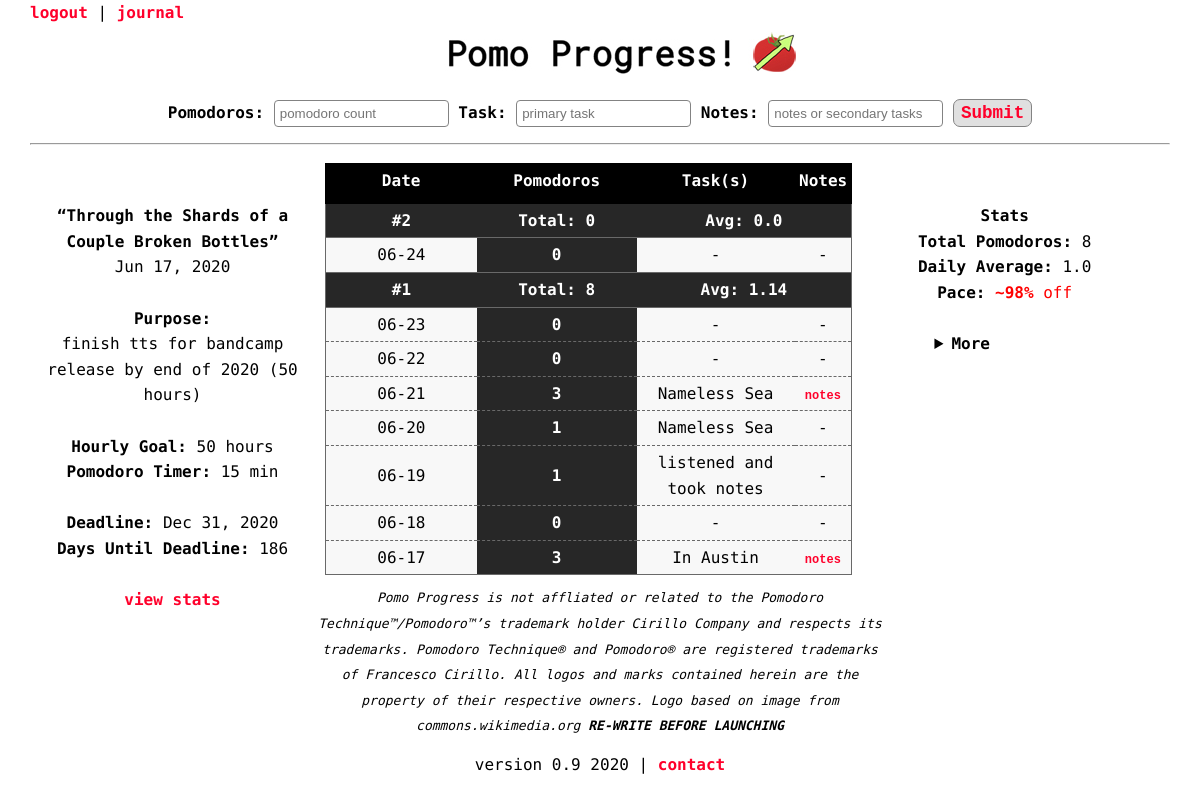
The page /home (signed in) on the database as committed earlier.
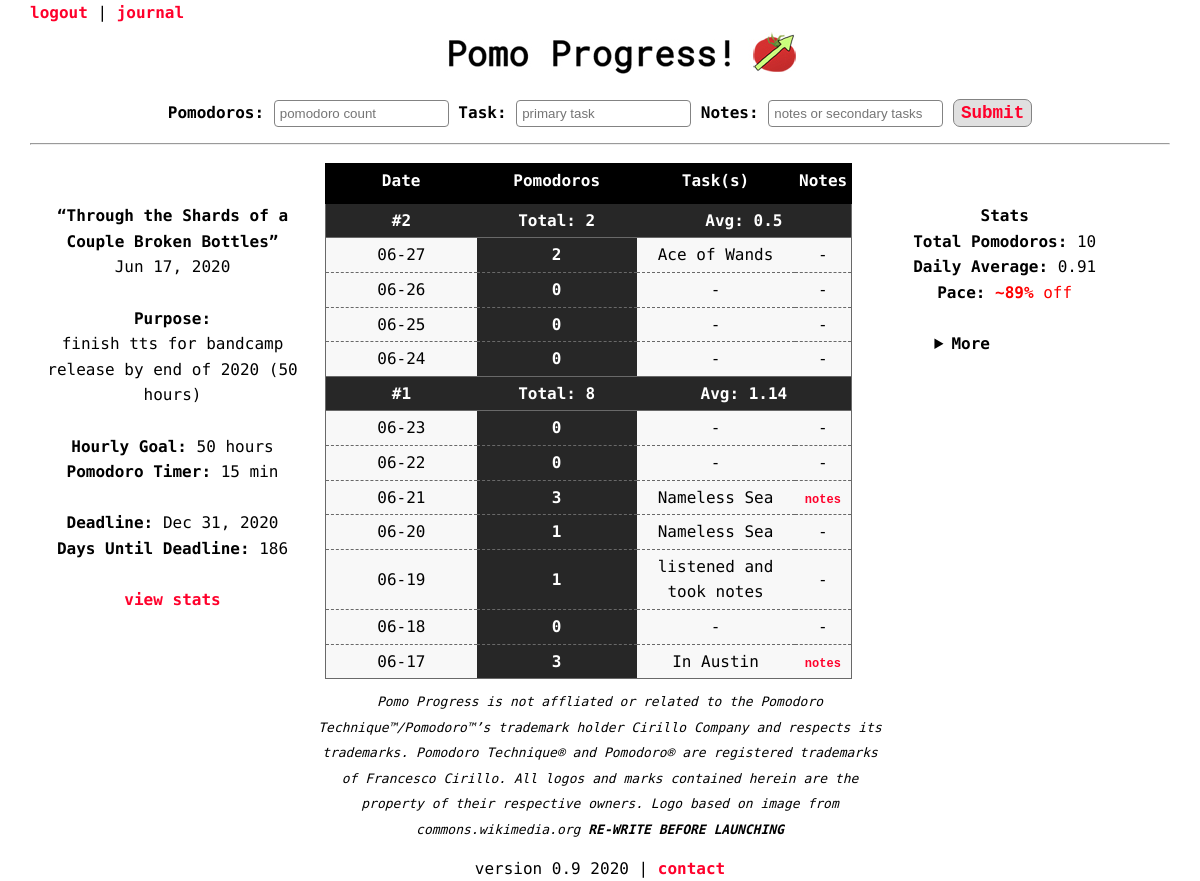
The same page on the database as committed later.
### tables this page shows
CREATE TABLE daily_history (submit_id INTEGER PRIMARY KEY AUTOINCREMENT NOT NULL, table_id INTEGER REFERENCES tables (id) NOT NULL, date TEXT, display_date TEXT, tomato_count INTEGER, task TEXT, notes TEXT);

### app.py (the view)
@app.route('/home', methods=["GET","POST"])
def home():
    if request.method == "POST":
        db = SQL("sqlite:///pomodoro.db")
        date_check = db.execute("SELECT date FROM daily_history WHERE table_id=:table_id ORDER BY date DESC LIMIT 1", table_id = session['table_id'])
        previous_date = None
        for row in date_check:
            previous_date = row['date']
        previous_date = datetime.strptime(previous_date, '%Y-%m-%d')
        current_date = datetime.today()
        date_diff = ((current_date - previous_date).days)
        current_date = date.today()
        if date_diff == 0:
            date_previous_data = db.execute("SELECT tomato_count, task, notes FROM daily_history WHERE table_id=:table_id AND date=:date", table_id=session['table_id'], date=current_date)
            if date_previous_data[0]['task'] == None:
                date_previous_data[0]['task'] = ""
            if date_previous_data[0]['notes'] == None:
                date_previous_data[0]['notes'] = ""
            task_space = ""
            notes_space = ""
            if not date_previous_data[0]['task'] or not request.form.get("task"):
                task_space =""
            else:
                task_space = ", "
            if not date_previous_data[0]['notes'] or not request.form.get("notes"):
                notes_space = ""
            else:
                notes_space = " || "
            db.execute("UPDATE daily_history SET tomato_count=:tomato_count, task=:task, notes=:notes WHERE table_id=:table_id AND date=:date", tomato_count = date_previous_data[0]['tomato_count'] + int(request.form.get("tomatoes")), task = date_previous_data[0]['task'] + task_space + request.form.get("task"), notes = date_previous_data[0]['notes'] + notes_space + request.form.get("notes"), table_id=session['table_id'], date=current_date)
            return redirect('/home')
        else:
            date_diff -= 1
            while date_diff > 0:
                db.execute("INSERT INTO daily_history (table_id, date, tomato_count) VALUES (?, ?, 0)", session['table_id'], current_date - timedelta(days=date_diff))
                strft_days = current_date - timedelta(days=date_diff)
                db.execute("UPDATE daily_history SET display_date=:display_date WHERE table_id=:table_id AND date=:date", display_date = strft_days.strftime('%m-%d'), table_id=session['table_id'], date = current_date - timedelta(days=date_diff))
                date_diff -= 1
            db.execute("INSERT INTO daily_history (table_id, date, display_date, tomato_count, task, notes) VALUES(?, date('now','localtime'), strftime('%m-%d','now','localtime'), ?, ?, ?)", session['table_id'], request.form.get('tomatoes'), request.form.get('task'), request.form.get('notes'))
            return redirect('/home')
    else:
        db = SQL("sqlite:///pomodoro.db")
        user_daily_history = db.execute("SELECT * FROM daily_history WHERE table_id=:table_id", table_id = session['table_id'])
        if len(user_daily_history) < 1:
            return redirect('/firstentry')
        count = 0
        user_data = []
        for row in user_daily_history:
            user_data.append(row)
            count += 1
        total_weeks = int(count/7)
        weeks = [[] for j in range(total_weeks + 1)]
        day_count = 0
        week_count = 0
        tomato_total = 0
        for row in user_data:
            day_count += 1
            tomato_total += int(row['tomato_count'])
            weeks[week_count].append(row)
            if day_count % 7 == 0:
                week_count += 1
                day_count = 0
                end_of_week_stats = {'date' : week_count, 'tomato_count' : tomato_total, 'task' : round(tomato_total/7, 2)}
                total_weeks -= 1
                weeks[week_count].append(end_of_week_stats)
                tomato_total = 0
            full_chart = []
            for week in weeks:
                for day in week:
                    full_chart.append(day)
            stats = statistics(user_data, session)
        return render_template('home.html', full_chart = full_chart, week_count = week_count, tomato_total = tomato_total, day_count = day_count, stats=stats, session=session)

### templates/home.html (shortened to what this page needs)
{% extends 'base.html' %}
{% block header %}
<div id="home-header">
    <div class="navlinks">
        <a href="/">logout</a> | <a href="/journal">journal</a>
    </div>
    <img class="basic-reponsive" src="/static/home-banner.jpg" alt="Pomo Progress!">
    <br>
</div>
{% endblock %}
{% block main %}
<center>
    <form id="add-pomos" action="/home" method="post">
        <div class="separation-for-smaller">
            <label for="pomos">Pomodoros:</label>
            <input class="wide-form" name="tomatoes" placeholder="pomodoro count" type="number" required>
            <label for="task">Task:</label>
            <input class="wide-form" name="task" placeholder="primary task" type="text">
        </div>
        <label for="notes">Notes:</label>
        <input class="wide-form" name="notes" placeholder="notes or secondary tasks" type="text">
        <input type="submit" class="load-create">
    </form>
</center>
    <hr>
<div class="left">
        <strong><q>{{ session['table_name'] }}</q></strong>
        <br>
        {{ session['start_date'] }}
        <br>
        <br>
        <strong>Purpose:</strong>
        <br>
        {{ session['purpose'] }}
        <br>
        <br>
        <strong>Hourly Goal:</strong> {{ session['hours_goal'] }} hours
        <br>
        <strong>Pomodoro Timer:</strong> {{ session['tomato_rate'] }} min
        <br>
        <br>
        <strong>Deadline:</strong> {{ session['time_frame'] }}
        <br>
        <strong>Days Until Deadline:</strong> {{ session['current_days_until_deadline']}}
        <br>
        <br>
        <span class="stats-link"><a href="#stats">view stats</a></span>
</div>
<div class="middle">
    <table>
        <th>Date</th>
        <th>Pomodoros</th>
        <th>Task(s)</th>
        <th>Notes</th>
        <tr>
            {% if day_count > 0 %}
                <td class="week week-solid">#{{ week_count + 1 }}</td>
                <td class="week week-solid">Total: {{ tomato_total }}</td>
                <td class="week week-solid" colspan="2">Avg: {{ (tomato_total/day_count)|round(2, 'floor') }}</td>
            {% endif %}
        </tr>
        {% for row in full_chart|reverse %}
            <tr>
                {% if row['date']|float >= 1 %}
                    <td class="week week-solid">#{{ row['date'] }}</td>
                    <td class="week week-solid">Total: {{ row['tomato_count'] }}</td>
                    <td class="week week-solid" colspan="2">Avg: {{ row['task'] }}</td>
                {% else %}
                    {% if row['tomato_count']|int >= 10 %}
                        <td>{{ row['display_date'] }}</td>
                        <td class="pomos10">{{ row['tomato_count'] }}</td>
                        {% if row['task'] != None and row['task'] != "" %}
                            <td>{{ row['task'] }}</td>
                        {% else %}
                            <td>-</td>
                        {% endif %}
                        {% if row['notes'] != None and row['notes'] != "" %}
                            <td><button class="notes" type="button" onclick="alert('{{ row['notes'] }}')">notes</button></td>
                        {% else %}
                            <td>-</td>
                        {% endif %}
                    {% else %}
                        <td>{{ row['display_date'] }}</td>
                        <td class="pomos">{{ row['tomato_count'] }}</td>
                        {% if row['task'] != None and row['task'] != "" %}
                            <td>{{ row['task'] }}</td>
                        {% else %}
                            <td>-</td>
                        {% endif %}
                        {% if row['notes'] != None and row['notes'] != "" %}
                            <td><button class="notes" type="button" onclick="alert('{{ row['notes'] }}')">notes</button></td>
                        {% else %}
                            <td>-</td>
                        {% endif %}
                    {% endif %}
                {% endif %}
            </tr>
        {% endfor %}
    </table>
</div>
<div class="right" id="stats">
    <strong>Stats</strong>
    <br>
    <strong>Total Pomodoros:</strong> {{ stats['total_tomatoes'] }}
    <br>
    <strong>Daily Average:</strong> {{ stats['daily_average'] }}
    <br>
    <strong>Pace:</strong>
    {% if stats['pace']['rate'] >= 100 %}
        <span style="color:rgb(17, 175, 17)"><strong> ~{{ stats['pace']['rate'] }}%</strong> {{ stats['pace']['on_pace'] }}</span>
    {% else %}
        <span style="color: red"><strong> ~{{ stats['pace']['rate'] }}%</strong> {{ stats['pace']['on_pace'] }}</span>
    {% endif %}
    <br>
    <br>
    <details>
        <summary class="no-outline">More</summary>
            <br>
            <br>
            <br>
            <br>
            <br>
            <br>
    </details>
</div>
{% endblock %}

### templates/base.html (shortened to what this page needs)
<!DOCTYPE html>
<html lang="en">
<head>
  <link rel="stylesheet" type="text/css" href="static/global.css">
  <link rel="stylesheet" media="screen and (max-width: 812px) and (min-width: 501px)" href="/static/tablet.css">
  <link rel="stylesheet" media="screen and (max-width: 500px)" href="/static/mobile.css">
</head>
<header>
  {% block header %}{% endblock %}
</header>
<body>
    {% block main%}{% endblock %}
</body>
<footer>
<center>
  <div class="footer small-text">
    <p><em>Pomo Progress is not affliated or related to the Pomodoro Technique™/Pomodoro™’s trademark holder Cirillo Company and respects its trademarks.
    Pomodoro Technique® and Pomodoro® are registered trademarks of Francesco Cirillo.
    All logos and marks contained herein are the property of their respective owners. Logo based on image from commons.wikimedia.org
    <strong>RE-WRITE BEFORE LAUNCHING</strong></em></p>
  </div>
<span>version 0.9 2020 | <a href="contact">contact</a></span>
</center>
</footer>
</html>

### static/global.css (style rules this page uses)
* { box-sizing: border-box; }
body { align-content: center; margin: auto; width: 95%; font-family: 'Roboto Mono', monospace; font-size: 1em; line-height: 1.6em; box-sizing: border-box; position: relative; }
a { font-weight: bolder; text-decoration: none; color: rgb(255, 0, 43); }
#home-header .navlinks { display: block; margin-bottom: 5px; }
#home-header img { display: block; max-width: 95%; margin: auto; }
#add-pomos label { font-weight: bold; }
#add-pomos .separation-for-smaller { display: inline; }
.left { float: left; vertical-align: top; width: 25%; margin-top: 50px; text-align: center; }
.middle { float: left; max-width: 48%; margin-top: 0; padding: 10px; max-height: 80vh; overflow: auto; }
.right { float: left; vertical-align: top; width: 25%; margin-top: 50px; text-align: center; }
table { max-width: 100%; border: 1px solid rgb(105, 105, 105); border-collapse: collapse; font-size: 1em; background-color: #f8f8f8; }
th { color: white; background: black; padding: 4px; padding-bottom: 9px; width: 33%; border: 1px solid black; border-collapse: collapse; }
tr { border: 1px dashed rgb(105, 105, 105); }
td { padding: 4px; text-align: center; width: 33%; }
.week { color: white; background: rgb(39, 39, 39); font-weight: bold; }
.week-solid { border-bottom: 1px solid rgb(105, 105, 105); border-top: 1px solid rgb(105, 105, 105); }
.pomos { background: rgb(39, 39, 39); font-weight: bold; color: white; }
.notes { font-family: 'Courier New', Courier, monospace; border: none; color: rgb(255,0,43); font-weight: bold; text-align: center; text-decoration: none; font-size: 0.75em; cursor: pointer; background-color: #f8f8f8; }
.wide-form { width: 175px; padding: 5px; margin-bottom:8px; border: 1px solid rgb(131, 131, 131); border-radius: 4px; }
.load-create { padding: 3px 7px; font-family: 'Courier New', Courier, monospace; font-weight: bold; font-size: 1.1em; cursor: pointer; color: rgb(255,0,43); background-color: rgb(224, 224, 224); border: 1px solid rgb(131, 131, 131); border-radius: 7px; }
details > summary { font-weight: bold; width: 200px; cursor: pointer; }
details { width: 100%; cursor: pointer; }
.small-text { width: 50%; margin: auto; font-size: small; }

### static/tablet.css (style rules this page uses)
#add-pomos .separation-for-smaller { display: block; }
.left { float: left; vertical-align: top; width: 25%; margin-top: 0; margin-bottom: 30px; text-align: center; }
.middle { float: right; max-width: 74%; margin-top: 0; padding: 10px; overflow-x: auto; }
.right { float: none; vertical-align: top; width: 25%; margin-top: 50px; text-align: center; }

### static/mobile.css (style rules this page uses)
#add-pomos .separation-for-smaller { display: block; }
#add-pomos .separation-for-smaller label[for="task"] { margin-left: 20px; }
.left { width: 100%; margin-top: 0; margin-bottom: 0; text-align: center; }
.middle { display: block; max-width: 100%; margin-top: 5px; padding: 0; max-height: 100vh; overflow: auto; }
.right { width: 100%; margin-top: 0; text-align: center; }

Rows that differ between the two databases and show on the page:
added daily_history: display_date "06-27", tomato_count "2", task "Ace of Wands"
added daily_history: display_date "06-26", tomato_count "0"
added daily_history: display_date "06-25", tomato_count "0"
Other text that changed with them:
{{ tomato_total }}: "0" → "2"
{{ (tomato_total/day_count)|round(2, 'floor') }}: "0.0" → "0.5"
{{ stats['total_tomatoes'] }}: "8" → "10"
{{ stats['daily_average'] }}: "1.0" → "0.91"
{{ stats['pace']['rate'] }}: "98" → "89"
